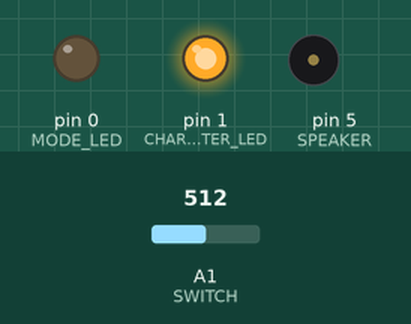
This sketch was run on a simulated Arduino Uno, built with avr-gcc and run on an emulated ATmega328P. Parts: output pins drawn as LEDs (lit = HIGH), buzzer (waves = sounding). Dashed ring = blinking. The inputs (shaded band) are chosen by the test bench; at power-on: A1 (SWITCH) = 512.

Above: at 1.2 s.
1.3 s: A1 (SWITCH) set to 621
2.8 s: A1 (SWITCH) set to 644
At 3.6 s:
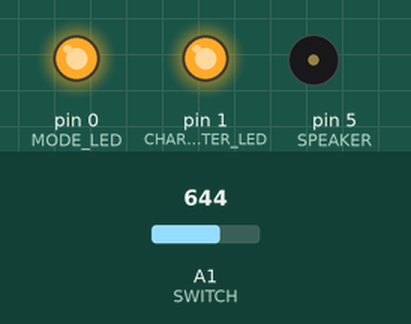
4.7 s: A1 (SWITCH) set to 625
At 6.2 s:
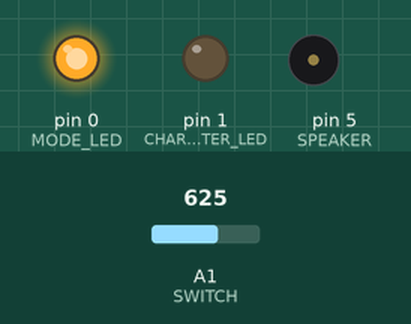
6.6 s: A1 (SWITCH) set to 645
At 7.51 s:
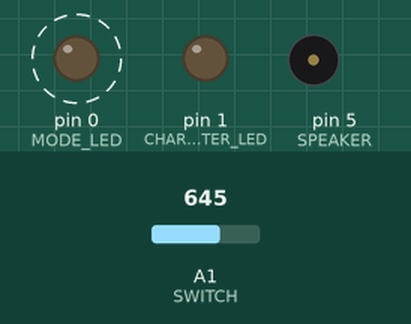
9.6 s: A1 (SWITCH) set to 511
At 9.91 s:
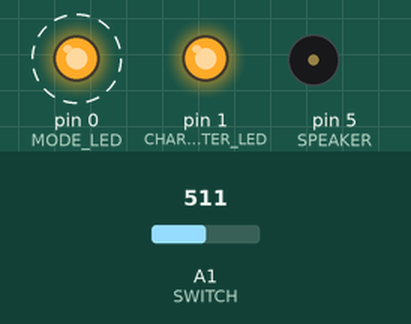
12.6 s: A1 (SWITCH) set to 716
At 13.2 s:
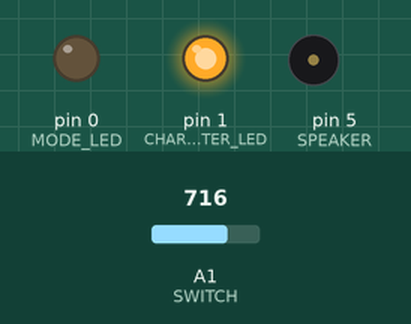
Timing chart, 0 to 15.2 s (numbered marks = the images above; inputs shaded):
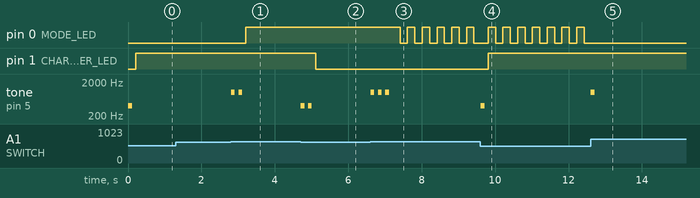

Measured:
- the behaviour switches between 634 and 635 on A1 (SWITCH) (found by bisection; images 0 and 1)
- after the input at 1.3 s, every drawn part: stays the same
- after the input at 2.8 s, pin 0 (MODE_LED): LOW → HIGH after 0.41 s; tone on pin 5 (SPEAKER): alternates 1000 Hz for 0.10 s and silent for 0.10 s, 4 changes in all, then stays silent, starting at once
- after the input at 4.7 s, pin 1 (CHARACTER_LED): HIGH → LOW after 0.41 s; tone on pin 5 (SPEAKER): alternates 400 Hz for 0.10 s and silent for 0.10 s, 4 changes in all, then stays silent, starting at once
- after the input at 6.6 s, pin 0 (MODE_LED): alternates HIGH for 0.20 s and LOW for 0.20 s, starting after 0.81 s; tone on pin 5 (SPEAKER): alternates 1000 Hz for 0.10 s and silent for 0.10 s, 6 changes in all, then stays silent, starting at once
- after the input at 9.6 s, pin 1 (CHARACTER_LED): LOW → HIGH after 0.21 s; tone on pin 5 (SPEAKER): silent → 400 Hz at once, → silent 0.10 s later
- after the input at 12.6 s, pin 0 (MODE_LED): stops changing and stays LOW; tone on pin 5 (SPEAKER): silent → 1000 Hz at once, → silent 0.10 s later

The sketch:

qlf.ino
```cpp
// (licence header left out)
//pins
#define SWITCH           1 //A1, pin 7
#define SPEAKER          5 //i.e., the pin usually used for RESET
#define MODE_LED         0 //
#define CHARACTER_LED    1 //
#define TRIGGER_F1       3 //
#define TRIGGER_META     4 //

//switch state
#define SWITCH_OFF       0
#define SWITCH_PEDAL     1
#define SWITCH_CHARACTER 2
#define SWITCH_MODE      3

//timing in milliseconds
#define DEBOUNCE_DELAY   10
#define ONE_SHOT_DELAY   200
#define LED_BLINK_RATE   200

//mode state
#define MODE_PTT         1
#define MODE_ONE_SHOT    2
#define MODE_TOGGLE      3

//character state
#define CHARACTER_F1     0
#define CHARACTER_META   1

//keying state
#define NOT_KEYED        0
#define KEYED            1

//sound parameters
#define MODE_TONE        1000  //freq in hz
#define CHARACTER_TONE   400   //freq in hz
#define BEEP_DURATION    100   //ms
#define PAUSE_DURATION   100   //ms between beeps


int mode_state = MODE_PTT;
int character_state = CHARACTER_F1;

int switch_state = SWITCH_OFF;
int sample_state = SWITCH_OFF;
int temp_state = SWITCH_OFF;

boolean modeLED_state = LOW;
boolean characterLED_state = LOW;
boolean key = NOT_KEYED;

long lastDebounceTime = 0;
long modeLedTime = 0;
long shotTime = 0;

void setup() {
  //Serial.begin(9600);
  pinMode(SWITCH, INPUT);
  pinMode(SPEAKER, OUTPUT);
  pinMode(MODE_LED, OUTPUT);
  pinMode(CHARACTER_LED, OUTPUT);
  pinMode(TRIGGER_F1, OUTPUT);
  pinMode(TRIGGER_META, OUTPUT);
}

void beep(int reps, int frequency) {

  while(reps) {
    tone(SPEAKER, frequency);
    delay(BEEP_DURATION);
    noTone(SPEAKER);
    delay(PAUSE_DURATION);
    reps--;
  }


}

void set_character() {
  key = KEYED;
  if(character_state == CHARACTER_F1){
    digitalWrite(TRIGGER_META, LOW); //insurance to make sure these are mutually exclusive
    digitalWrite(TRIGGER_F1, HIGH);
  }
  else {
    digitalWrite(TRIGGER_F1, LOW);
    digitalWrite(TRIGGER_META, HIGH);
  }
}

void reset_character() {  // as insurance, reset both
    key = NOT_KEYED;
    digitalWrite(TRIGGER_F1, LOW);
    digitalWrite(TRIGGER_META, LOW);
}

void loop () {

  int sample_value = analogRead(SWITCH);
  //Serial.println(sample_value);

  //categorize which "virtual switch" was wiggled
  if (sample_value < 415)
    sample_state = SWITCH_PEDAL;
  else if (sample_value < 635)
    sample_state = SWITCH_CHARACTER;
  else if (sample_value < 905)
    sample_state = SWITCH_MODE;
  else
    sample_state = SWITCH_OFF;

  //debounce
  if(sample_state != switch_state) {
    if(sample_state != temp_state) {
      temp_state = sample_state;
      lastDebounceTime = millis();
    }
    else {
      if(millis() - lastDebounceTime > DEBOUNCE_DELAY) {
         switch_state = sample_state;
         lastDebounceTime = millis();

         //execute appropriate behavior after change of switch state
         switch (switch_state) {
           case SWITCH_OFF:
             if (mode_state == MODE_PTT){
               reset_character();
             }
             break;
           case SWITCH_PEDAL:
            switch (mode_state) {
              case MODE_PTT:
                set_character();
                break;
              case MODE_ONE_SHOT:
                shotTime = millis();
                set_character();
                break;
              case MODE_TOGGLE:
                key = !key;
                if(key)
                  set_character();
                else
                  reset_character();
                break;
            }
            break;
           case SWITCH_CHARACTER:
            beep(character_state+1, CHARACTER_TONE);
            if(character_state == CHARACTER_F1)
              character_state = CHARACTER_META;
            else
              character_state = CHARACTER_F1;
            digitalWrite(CHARACTER_LED, character_state);
            //catch the loop-hole condition, of being in toggle mode with one
            //character keyed, when the character button is hit again, changing
            //the active character. In that case, reset the outputs.
            if(mode_state == MODE_TOGGLE && key == KEYED)
              reset_character();
            break;
           case SWITCH_MODE:
            mode_state +=1;
            if (mode_state > MODE_TOGGLE)
              mode_state = MODE_PTT;
            beep(mode_state, MODE_TONE);
            if(mode_state == MODE_PTT)
              modeLED_state = LOW;
            else {
              modeLED_state = HIGH;
              modeLedTime = millis();
            }
            digitalWrite(MODE_LED, modeLED_state);
            break;

         }//which switch switched states switch statement
      }//debounced key read
    }//same sample as last time
  }//sample does not match recorded switch state


  //Check one-shot timer
  if(key == KEYED && mode_state == MODE_ONE_SHOT && millis() - shotTime > ONE_SHOT_DELAY)
    reset_character();

  //Mode LED status update
  if(mode_state == MODE_TOGGLE && millis() - modeLedTime > LED_BLINK_RATE) {
    modeLED_state = !modeLED_state;
    digitalWrite(MODE_LED, modeLED_state);
    modeLedTime = millis();
  }

}//loop
```
